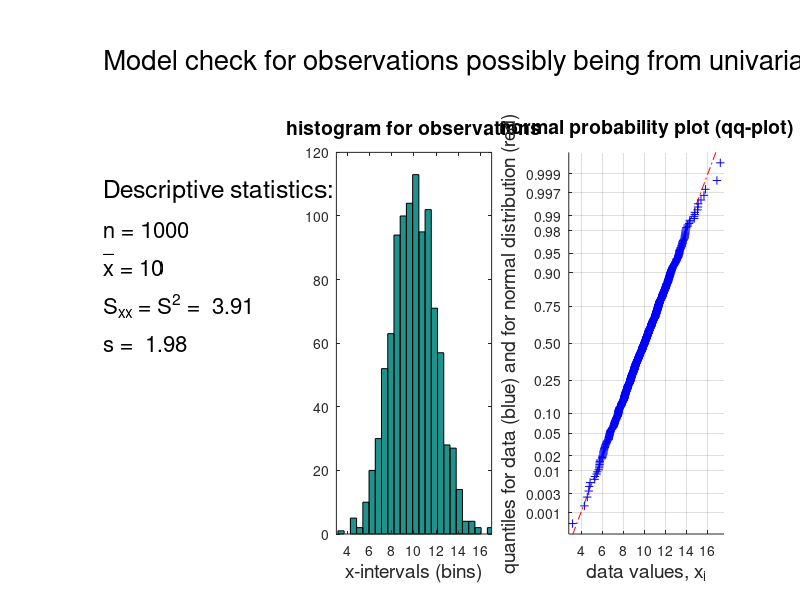
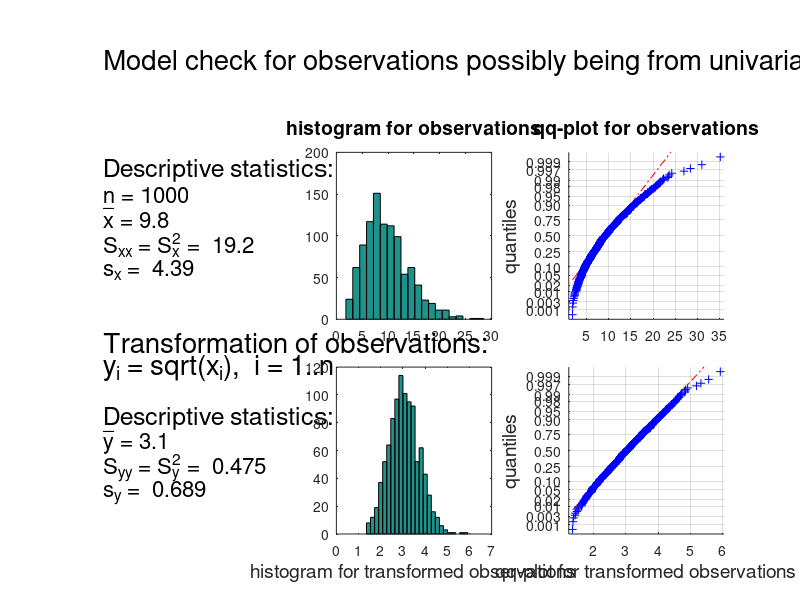
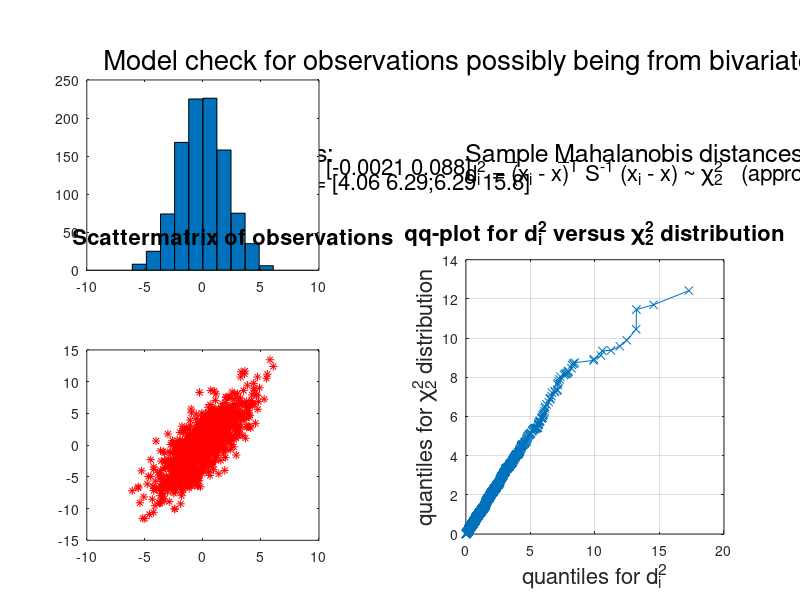
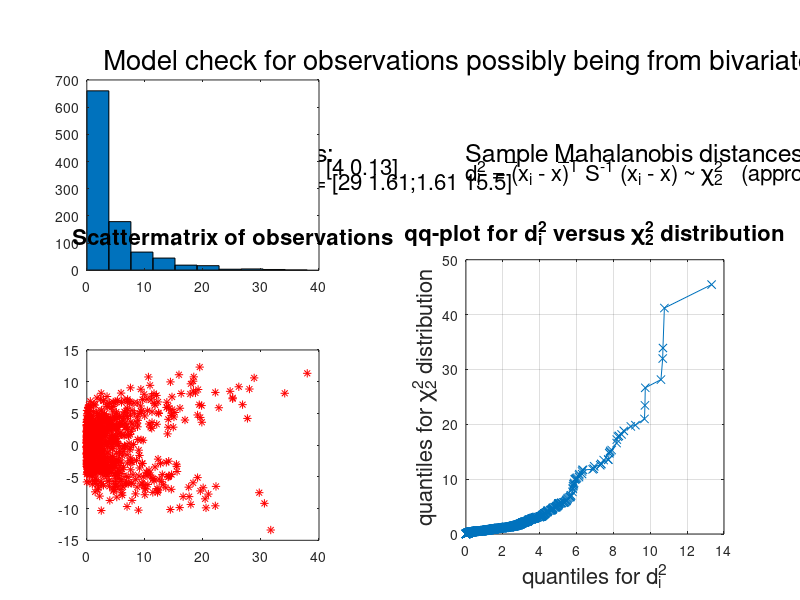

The MATLAB script that drew these images, in order:
clc;clear;close all
format compact

%------------------------------------------------------------------------
% p = 1 with fitting model
%------------------------------------------------------------------------
mu = 10;
sigma = 2;
n = 1000;
x = mu + sigma*randn(1,n);

figure(1)
subplot(5,3,1:3)
axis off
text(0,0.7,'Model check for observations possibly being from univariate normal distribution (~ MVN with p = 1)','Fontsize',20)

subplot(5,3,4:3:13)
axis off
x_aver = mean(x);
Sxx = var(x);
text(0,0.9,'Descriptive statistics:','Fontsize',18)
text(0,0.8,['n = ' num2str(n)],'Fontsize',16)
text(0,0.7,['x = ' num2str(x_aver,2)],'Fontsize',16)
text(0,0.74,'_','Fontsize',16),warning('off')
text(0,0.6,['S_x_x = S^2 =  ' num2str(Sxx,3)],'Fontsize',16)
text(0,0.5,['s =  ' num2str(sqrt(Sxx),3)],'Fontsize',16)

subplot(5,3,5:3:14)
hist(x,25),title('histogram for observations','Fontsize',14),xlim([3 17]),xlabel('x-intervals (bins)','Fontsize',14)

subplot(5,3,6:3:15)
normplot(x),title('normal probability plot (qq-plot)','Fontsize',14),xlabel('data values, x_i','Fontsize',14),ylabel('quantiles for data (blue) and for normal distribution (red)','Fontsize',14)

%------------------------------------------------------------------------
% p = 1 with non-fitting model
%------------------------------------------------------------------------
df = 10;
n = 1000;
x = chi2rnd(df,1,n);

figure(2)
subplot(5,3,1:3)
axis off
text(0,0.7,'Model check for observations possibly being from univariate normal distribution (~ MVN with p = 1)','Fontsize',20)

subplot(5,3,4:3:7)
axis off
x_aver = mean(x);
Sxx = var(x);
text(0,0.9,'Descriptive statistics:','Fontsize',18)
text(0,0.75,['n = ' num2str(n)],'Fontsize',16)
text(0,0.6,['x = ' num2str(x_aver,2)],'Fontsize',16)
text(0,0.68,'_','Fontsize',16),warning('off')
text(0,0.45,['S_x_x = S_x^2 =  ' num2str(Sxx,3)],'Fontsize',16)
text(0,0.3,['s_x =  ' num2str(sqrt(Sxx),3)],'Fontsize',16)

subplot(5,3,5:3:8)
hist(x,25),title('histogram for observations','Fontsize',14),xlim([0 30])

subplot(5,3,6:3:9)
normplot(x),title('qq-plot for observations','Fontsize',14),xlabel(' '),ylabel('quantiles','Fontsize',14)

y = sqrt(x);

subplot(5,3,10:3:13)
axis off
y_aver = mean(y);
Syy = var(y);
text(0,1.15,'Transformation of observations:','Fontsize',20)
text(0,1,'y_i = sqrt(x_i),  i = 1..n','Fontsize',20)

text(0,0.7,'Descriptive statistics:','Fontsize',18)
text(0,0.55,['y = ' num2str(y_aver,2)],'Fontsize',16)
text(0,0.63,'_','Fontsize',16),warning('off')
text(0,0.4,['S_y_y = S_y^2 =  ' num2str(Syy,3)],'Fontsize',16)
text(0,0.25,['s_y =  ' num2str(sqrt(Syy),3)],'Fontsize',16)

subplot(5,3,11:3:14)
hist(y,25),xlim([0 7]),xlabel('histogram for transformed observations','Fontsize',14)

subplot(5,3,12:3:15)
normplot(y),title(' '),xlabel('qq-plot for transformed observations','Fontsize',14),ylabel('quantiles','Fontsize',14)

%------------------------------------------------------------------------
% p = 2 with fitting model
%------------------------------------------------------------------------
mu = [0 0];
sigma1 = 2;
sigma2 = 4;
rho12 = 0.8;
SIGMA = [sigma1^2 rho12*sigma1*sigma2; rho12*sigma1*sigma2 sigma2^2];
n = 1000;
X = mvnrnd(mu,SIGMA,n);

figure(3)
subplot(5,2,1:2)
axis off
text(0,0.7,'Model check for observations possibly being from bivariate normal distribution (~ MVN with p = 2)','Fontsize',20)

subplot(5,2,3)
axis off
x1_aver = mean(X(:,1));
x2_aver = mean(X(:,2));
S = cov(X);
text(0,1,'Descriptive statistics:','Fontsize',18)
text(0.5,1,['n = ' num2str(n)],'Fontsize',16)
text(0.5,0.75,['{\mu}_h_a_t = x = ' mat2str([x1_aver x2_aver],2)],'Fontsize',16)
text(0.605,0.96,'_','Fontsize',16),warning('off')
text(0.5,0.5,['{\Sigma}_h_a_t = S = ' mat2str(S,3)],'Fontsize',16)

subplot(5,2,5:2:9)
plotmatrix(X,'r*')
xlabel('x_1                                          x_2','Fontsize',16)
ylabel('x_2                           x_1','Fontsize',16)
title(['Scattermatrix of observations'],'Fontsize',16)

subplot(5,2,4)
axis off
text(0,1,'Sample Mahalanobis distances, i=1..n :','Fontsize',18)
text(0,0.7,'d_i^2 = (x_i - x)^T S^-^1 (x_i - x) ~ {\chi}_2^2   (approximately)','Fontsize',16)
text(0.158,0.91,'_','Fontsize',16),warning('off')
text(0.358,0.91,'_','Fontsize',16),warning('off')

subplot(5,2,6:2:10)
mu_hat = [x1_aver x2_aver];
d_i_sqr = zeros(1,n);
for i = 1:n
    d_i_sqr(i) = (X(i,:)-mu_hat)*inv(S)*(X(i,:)-mu_hat)';
end
df = 2;
z_i = chi2rnd(df,1,n);
% z2 = chi2rnd(20,1,n);
qqplot(d_i_sqr,z_i),grid,xlabel('quantiles for d_i^2','Fontsize',16),ylabel('quantiles for {\chi}_2^2 distribution','Fontsize',16),...
    title('qq-plot for d_i^2 versus {\chi}_2^2 distribution','Fontsize',16)

%------------------------------------------------------------------------
% p = 2 with non-fitting model
%------------------------------------------------------------------------
mu = [0 0];
sigma1 = 2;
sigma2 = 4;
rho12 = 0.8;
SIGMA = [sigma1^2 rho12*sigma1*sigma2; rho12*sigma1*sigma2 sigma2^2];
n = 1000;
X = mvnrnd(mu,SIGMA,n);

X(:,1) = X(:,1).^2;

figure(4)
subplot(5,2,1:2)
axis off
text(0,0.7,'Model check for observations possibly being from bivariate normal distribution (~ MVN with p = 2)','Fontsize',20)

subplot(5,2,3)
axis off
x1_aver = mean(X(:,1));
x2_aver = mean(X(:,2));
S = cov(X);
text(0,1,'Descriptive statistics:','Fontsize',18)
text(0.5,1,['n = ' num2str(n)],'Fontsize',16)
text(0.5,0.75,['{\mu}_h_a_t = x = ' mat2str([x1_aver x2_aver],2)],'Fontsize',16)
text(0.605,0.96,'_','Fontsize',16),warning('off')
text(0.5,0.5,['{\Sigma}_h_a_t = S = ' mat2str(S,3)],'Fontsize',16)

subplot(5,2,5:2:9)
plotmatrix(X,'r*')
xlabel('x_1                                          x_2','Fontsize',16)
ylabel('x_2                           x_1','Fontsize',16)
title(['Scattermatrix of observations'],'Fontsize',16)

subplot(5,2,4)
axis off
text(0,1,'Sample Mahalanobis distances, i=1..n :','Fontsize',18)
text(0,0.7,'d_i^2 = (x_i - x)^T S^-^1 (x_i - x) ~ {\chi}_2^2   (approximately)','Fontsize',16)
text(0.158,0.91,'_','Fontsize',16),warning('off')
text(0.358,0.91,'_','Fontsize',16),warning('off')

subplot(5,2,6:2:10)
mu_hat = [x1_aver x2_aver];
d_i_sqr = zeros(1,n);
for i = 1:n
    d_i_sqr(i) = (X(i,:)-mu_hat)*inv(S)*(X(i,:)-mu_hat)';
end
df = 2;
z_i = chi2rnd(df,1,n);
% z2 = chi2rnd(20,1,n);
qqplot(d_i_sqr,z_i),grid,xlabel('quantiles for d_i^2','Fontsize',16),ylabel('quantiles for {\chi}_2^2 distribution','Fontsize',16),...
    title('qq-plot for d_i^2 versus {\chi}_2^2 distribution','Fontsize',16)
 
%------------------------------------------------------------------------
% p = 3 with fitting model
%------------------------------------------------------------------------
mu = [0 0 0];
sigma1 = 2;
sigma2 = 4;
sigma3 = 2;
rho12 = 0.95;
rho13 = -0.7;
rho23 = -0.5;
SIGMA = [sigma1^2 rho12*sigma1*sigma2 rho13*sigma1*sigma3; rho12*sigma1*sigma2 sigma2^2 rho23*sigma2*sigma3; rho13*sigma1*sigma3 rho23*sigma2*sigma3 sigma3^2];
n = 1000;
X = mvnrnd(mu,SIGMA,n);

figure(5)
subplot(5,2,1:2)
axis off
text(0,0.7,'Model check for observations possibly being from multivariate normal distribution (p = 3)','Fontsize',20)

subplot(5,2,3)
axis off
x1_aver = mean(X(:,1));
x2_aver = mean(X(:,2));
x3_aver = mean(X(:,3));
S = cov(X);
text(0,1,'Descriptive statistics:','Fontsize',18)
text(0.45,1,['n = ' num2str(n)],'Fontsize',16)
text(0.45,0.75,['{\mu}_h_a_t = x = ' mat2str([x1_aver x2_aver x3_aver],2)],'Fontsize',16)
text(0.555,0.96,'_','Fontsize',16),warning('off')
text(0.45,0.5,['{\Sigma}_h_a_t = S = ' mat2str(S,2)],'Fontsize',16)

subplot(5,2,5:2:9)
plotmatrix(X,'r*')
xlabel('x_1                           x_2                          x_3','Fontsize',16)
ylabel('x_3                 x_2                 x_1','Fontsize',16)
title(['Scattermatrix of observations'],'Fontsize',16)

subplot(5,2,4)
axis off
text(0,1,'Sample Mahalanobis distances, i=1..n :','Fontsize',18)
text(0,0.7,'d_i^2 = (x_i - x)^T S^-^1 (x_i - x) ~ {\chi}_3^2   (approximately)','Fontsize',16)
text(0.158,0.91,'_','Fontsize',16),warning('off')
text(0.358,0.91,'_','Fontsize',16),warning('off')

subplot(5,2,6:2:10)
mu_hat = [x1_aver x2_aver x3_aver];
d_i_sqr = zeros(1,n);
for i = 1:n
    d_i_sqr(i) = (X(i,:)-mu_hat)*inv(S)*(X(i,:)-mu_hat)';
end
df = 3;
z_i = chi2rnd(df,1,n);
% z2 = chi2rnd(20,1,n);
qqplot(d_i_sqr,z_i),grid,xlabel('quantiles for d_i^2','Fontsize',16),ylabel('quantiles for {\chi}_3^2 distribution','Fontsize',16),...
    title('qq-plot for d_i^2 versus {\chi}_3^2 distribution','Fontsize',16)

%------------------------------------------------------------------------
% p = 3 with non-fitting model
%------------------------------------------------------------------------
mu = [0 0 0];
sigma1 = 2;
sigma2 = 4;
sigma3 = 2;
rho12 = 0.95;
rho13 = -0.7;
rho23 = -0.5;
SIGMA = [sigma1^2 rho12*sigma1*sigma2 rho13*sigma1*sigma3; rho12*sigma1*sigma2 sigma2^2 rho23*sigma2*sigma3; rho13*sigma1*sigma3 rho23*sigma2*sigma3 sigma3^2];
n = 1000;
X = mvnrnd(mu,SIGMA,n);

X(:,2) = X(:,2).^2;

figure(6)
subplot(5,2,1:2)
axis off
text(0,0.7,'Model check for observations possibly being from multivariate normal distribution (p = 3)','Fontsize',20)

subplot(5,2,3)
axis off
x1_aver = mean(X(:,1));
x2_aver = mean(X(:,2));
x3_aver = mean(X(:,3));
S = cov(X);
text(0,1,'Descriptive statistics:','Fontsize',18)
text(0.45,1,['n = ' num2str(n)],'Fontsize',16)
text(0.45,0.75,['{\mu}_h_a_t = x = ' mat2str([x1_aver x2_aver x3_aver],2)],'Fontsize',16)
text(0.555,0.96,'_','Fontsize',16),warning('off')
text(0.45,0.5,['{\Sigma}_h_a_t = S = ' mat2str(S,2)],'Fontsize',16)

subplot(5,2,5:2:9)
plotmatrix(X,'r*')
xlabel('x_1                           x_2                          x_3','Fontsize',16)
ylabel('x_3                 x_2                 x_1','Fontsize',16)
title(['Scattermatrix of observations'],'Fontsize',16)

subplot(5,2,4)
axis off
text(0,1,'Sample Mahalanobis distances, i=1..n :','Fontsize',18)
text(0,0.7,'d_i^2 = (x_i - x)^T S^-^1 (x_i - x) ~ {\chi}_3^2   (approximately)','Fontsize',16)
text(0.158,0.91,'_','Fontsize',16),warning('off')
text(0.358,0.91,'_','Fontsize',16),warning('off')

subplot(5,2,6:2:10)
mu_hat = [x1_aver x2_aver x3_aver];
d_i_sqr = zeros(1,n);
for i = 1:n
    d_i_sqr(i) = (X(i,:)-mu_hat)*inv(S)*(X(i,:)-mu_hat)';
end
test = mahal(X,X);
df = 3;
z_i = chi2rnd(df,1,n);
% z2 = chi2rnd(20,1,n);
qqplot(d_i_sqr,z_i),grid,xlabel('quantiles for d_i^2','Fontsize',16),ylabel('quantiles for {\chi}_3^2 distribution','Fontsize',16),...
    title('qq-plot for d_i^2 versus {\chi}_3^2 distribution','Fontsize',16)
%--------------------------------------------------------------------------
